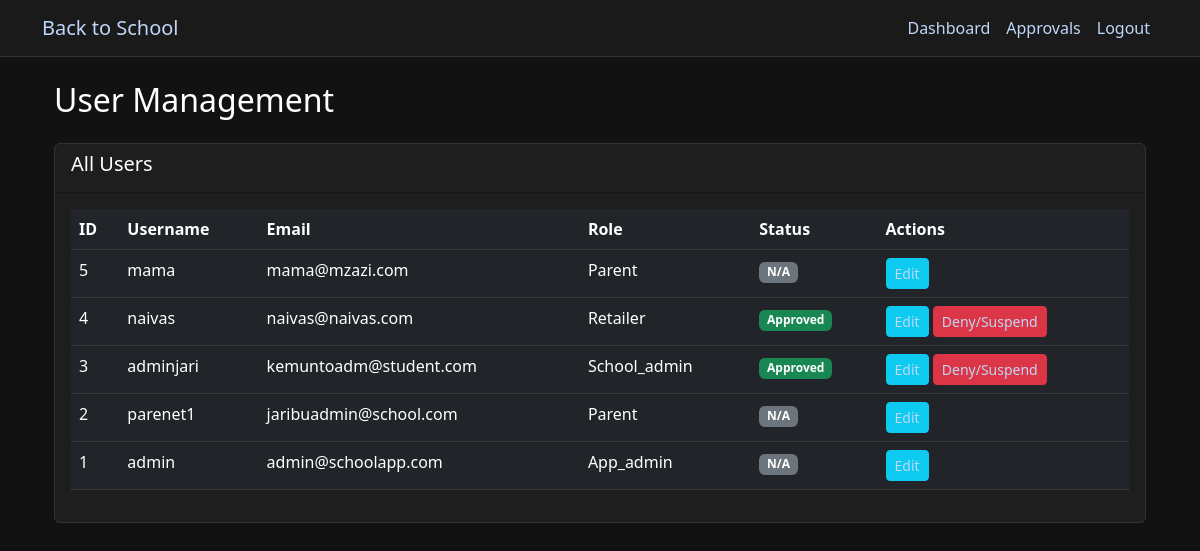
Before: /admin/users (signed in) with the older database file.
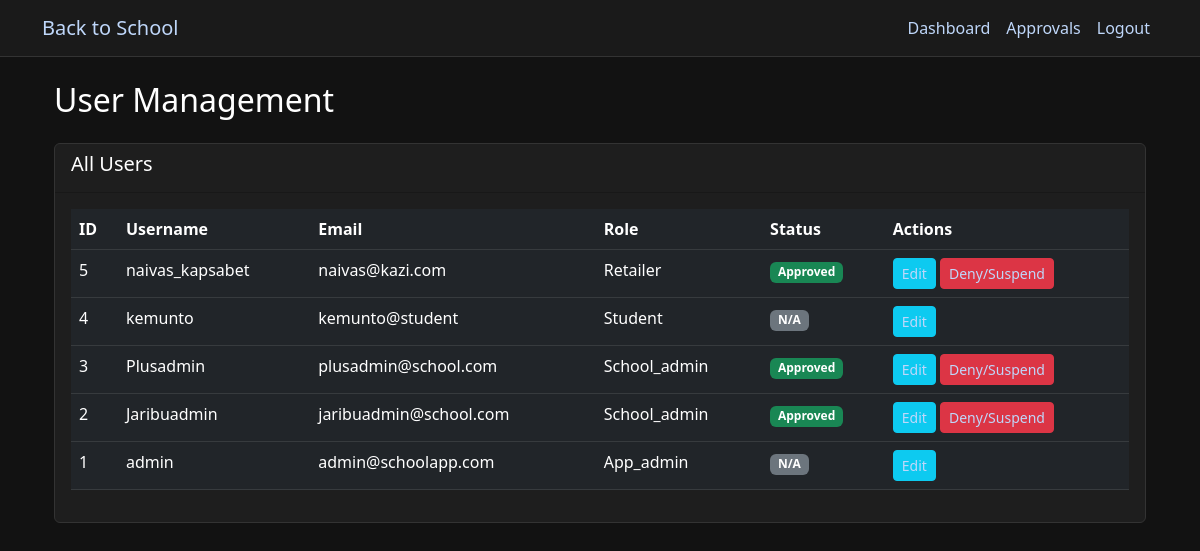
After: the same page with the newer database file.
### app.py (models this page shows, shortened)
class User(db.Model):
    id = db.Column(db.Integer, primary_key=True)
    username = db.Column(db.String(80), unique=True, nullable=False)
    email = db.Column(db.String(120), unique=True, nullable=False)
    password_hash = db.Column(db.String(128))
    role = db.Column(db.String(20))  # app_admin, parent, student, school_admin, retailer, donor
    is_approved = db.Column(db.Boolean, default=False)
    created_at = db.Column(db.DateTime, default=datetime.utcnow)
    school_id = db.Column(db.Integer, db.ForeignKey('school.id'))
    school = db.relationship('School', backref='users')
    children = db.relationship(
        'User',
        secondary=parent_student_association,
        primaryjoin=(parent_student_association.c.parent_id == id),
        secondaryjoin=(parent_student_association.c.student_id == id),
        backref=db.backref('parents'),
        lazy='dynamic'
    )

### app.py (the view)
@app.route('/admin/users')
@role_required(['app_admin'])
def admin_users():
    users = User.query.order_by(User.created_at.desc()).all()
    return render_template('admin/users.html', users=users)

### app.py (called while the page is built)
def role_required(roles):
    def decorator(f):
        @wraps(f)
        def decorated_function(*args, **kwargs):
            if 'user_id' not in session:
                flash('Please log in to access this page', 'error')
                return redirect(url_for('login'))
            if session['role'] not in roles:
                flash('You do not have permission to access this page', 'error')
                return redirect(url_for('dashboard'))
            return f(*args, **kwargs)
        return decorated_function
    return decorator

@app.context_processor
def inject_current_user():
    if 'user_id' in session:
        user = db.session.get(User, session['user_id'])
        return {'current_user': user}
    return {'current_user': None}

@app.context_processor
def inject_cart_item_count():
    if 'user_id' in session and session['role'] in ['parent', 'student']:
        user = db.session.get(User, session['user_id'])
        cart = user.carts[0] if user.carts else None
        if cart and cart.items:
            return {'cart_item_count': len(cart.items)}
    return {'cart_item_count': 0}

### templates/admin/users.html
{% extends "base.html" %}
{% block content %}
<div class="container">
    <h2 class="mb-4">User Management</h2>
    <div class="card mb-4">
        <div class="card-header">
            <h5>All Users</h5>
        </div>
        <div class="card-body">
            <div class="table-responsive">
                <table class="table table-dark">
                    <thead>
                        <tr>
                            <th>ID</th>
                            <th>Username</th>
                            <th>Email</th>
                            <th>Role</th>
                            <th>Status</th>
                            <th>Actions</th>
                        </tr>
                    </thead>
                    <tbody>
                        {% for user in users %}
                        <tr>
                            <td>{{ user.id }}</td>
                            <td>{{ user.username }}</td>
                            <td>{{ user.email }}</td>
                            <td>{{ user.role|capitalize }}</td>
                            <td>
                                {% if user.role in ['retailer', 'school_admin'] %}
                                    <span class="badge bg-{{ 'success' if user.is_approved else 'warning' }}">
                                        {{ 'Approved' if user.is_approved else 'Pending' }}
                                    </span>
                                {% else %}
                                    <span class="badge bg-secondary">N/A</span>
                                {% endif %}
                            </td>
                            <td>
                                <a href="{{ url_for('admin_edit_user', user_id=user.id) }}" class="btn btn-sm btn-info">Edit</a>
                                {% if user.role in ['retailer', 'school_admin'] %}
                                    <a href="{{ url_for('set_user_status', user_id=user.id, status='approve' if not user.is_approved else 'deny') }}"
                                       class="btn btn-sm {{ 'btn-success' if not user.is_approved else 'btn-danger' }}">
                                       {{ 'Approve' if not user.is_approved else 'Deny/Suspend' }}
                                    </a>
                                {% endif %}
                            </td>
                        </tr>
                        {% endfor %}
                    </tbody>
                </table>
            </div>
        </div>
    </div>
</div>
{% endblock %}

### templates/base.html (shortened to what this page needs)
<!DOCTYPE html>
<html lang="en">
<head>
    <link href="https://cdn.jsdelivr.net/npm/bootstrap@5.3.0/dist/css/bootstrap.min.css" rel="stylesheet">
</head>
<body>
<nav class="navbar navbar-expand-lg navbar-dark">
    <div class="container">
        <a class="navbar-brand" href="{{ url_for('home') }}">Back to School</a>
        <div class="collapse navbar-collapse" id="navbarNav">
            <ul class="navbar-nav ms-auto">
                {% if 'user_id' in session %}
                    <li class="nav-item">
                        <a class="nav-link" href="{{ url_for('dashboard') }}">Dashboard</a>
                    </li>
                    {% if session['role'] == 'app_admin' %}
                        <li class="nav-item">
                            <a class="nav-link" href="{{ url_for('approvals') }}">Approvals</a>
                        </li>
                    {% endif %}
                    <li class="nav-item">
                        <a class="nav-link" href="{{ url_for('logout') }}">Logout</a>
                    </li>
                {% endif %}
            </ul>
        </div>
    </div>
</nav>
    <div class="container mt-4">
        {% block content %}{% endblock %}
    </div>
</body>
</html>

### templates/base.html (style rules this page uses)
body { background-color: #121212; color: #ffffff; }
h1, h2, h3, h4, h5, h6, span, p { color: #ffffff !important; }
a { color:rgb(191, 215, 250) !important; }
.navbar { background-color: #1a1a1a !important; border-bottom: 1px solid #333; }
.card { background-color: #1e1e1e; border: 1px solid #333; }
.table { color: #ffffff; }
.table-dark { background-color: #1e1e1e; }

Changed rows visible on the page:
changed User id 5: username "mama" → "naivas_kapsabet"; email "mama@mzazi.com" → "naivas@kazi.com"; role "Parent" → "Retailer"; is_approved (not shown) → "Approved"; is_approved (not shown) → "Deny/Suspend"; no longer shows "N/A"
changed User id 4: username "naivas" → "kemunto"; email "naivas@naivas.com" → "kemunto@student"; role "Retailer" → "Student"; is_approved "Approved" → (not shown); is_approved "Deny/Suspend" → (not shown); now shows "N/A"
changed User id 3: username "adminjari" → "Plusadmin"; email "kemuntoadm@student.com" → "plusadmin@school.com"
changed User "jaribuadmin@school.com": username "parenet1" → "Jaribuadmin"; role "Parent" → "School_admin"; is_approved (not shown) → "Approved"; is_approved (not shown) → "Deny/Suspend"; no longer shows "N/A"
